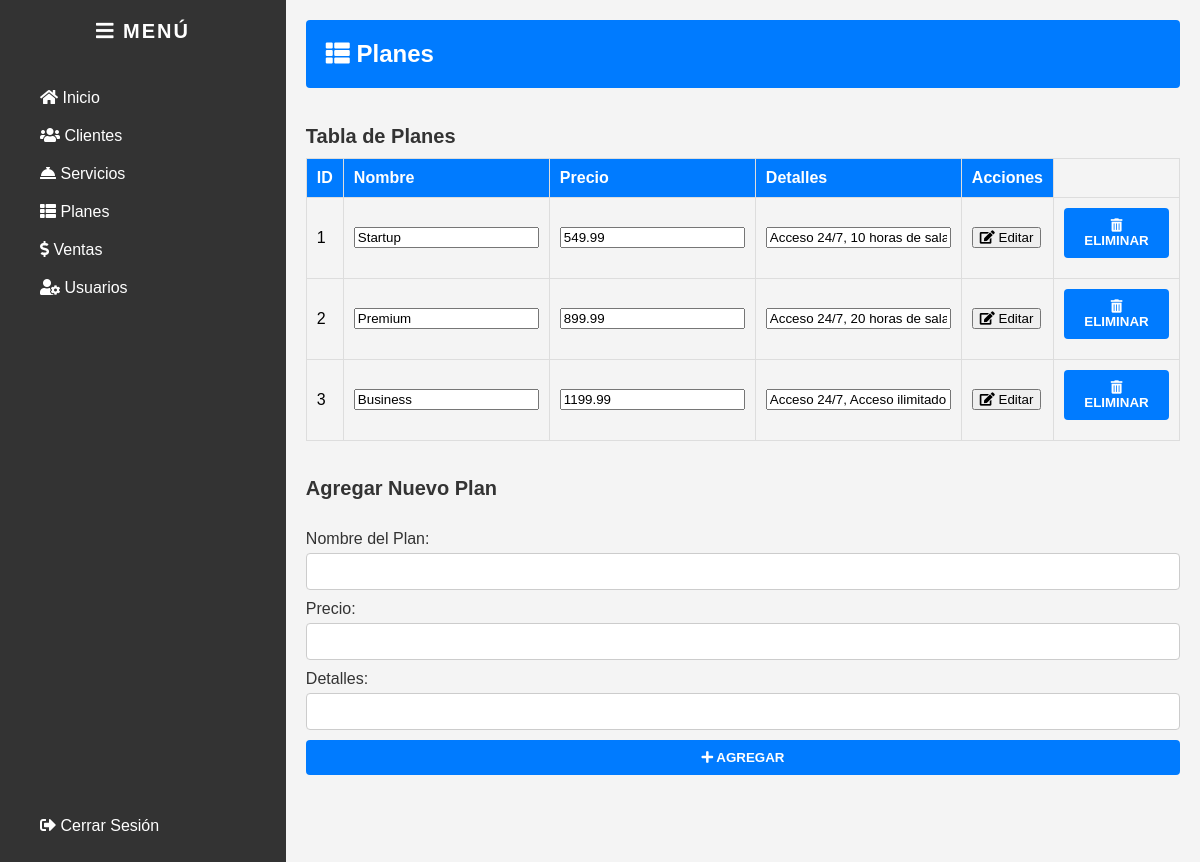
Before: /interfaces/Plan.php with the older database file.
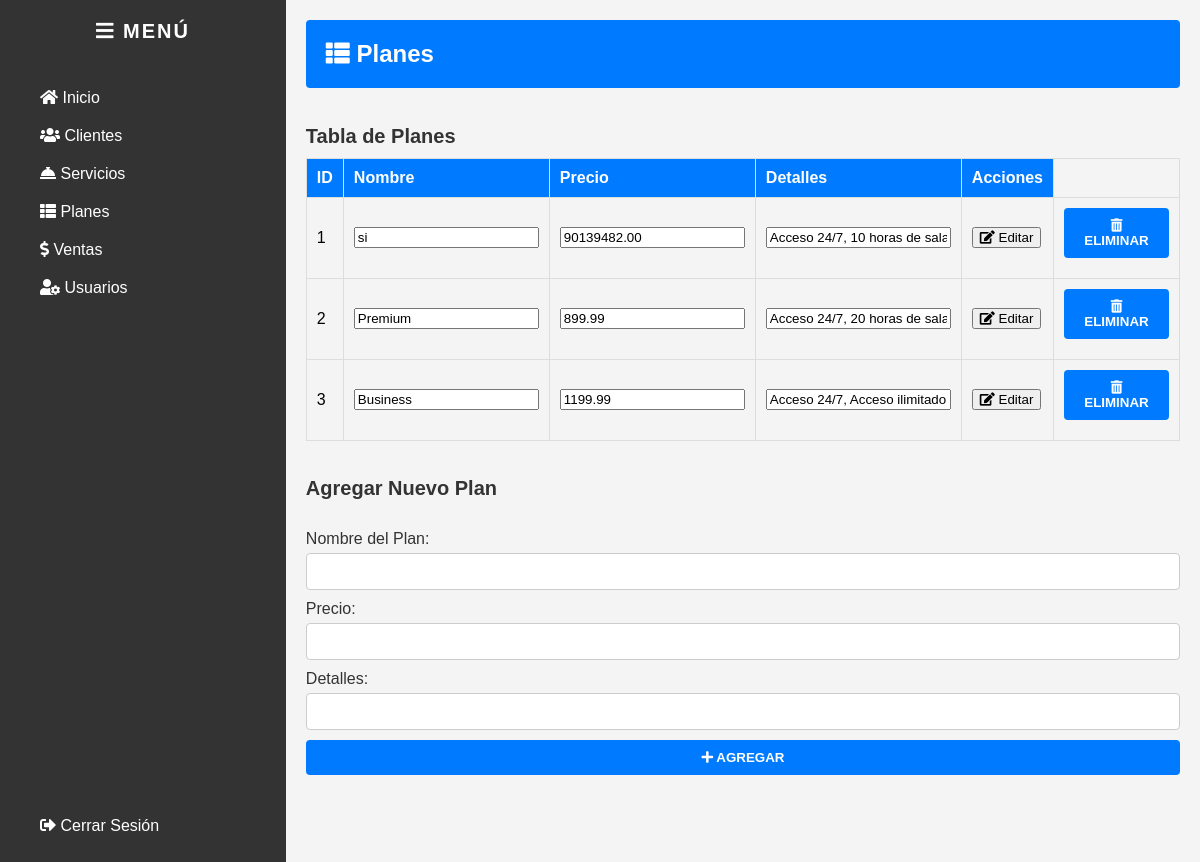
After: the same page with the newer database file.
### tables this page shows
CREATE TABLE `Planes` (
  `id` int NOT NULL AUTO_INCREMENT,
  `nombre` varchar(255) DEFAULT NULL,
  `precio` decimal(10,2) DEFAULT NULL,
  `detalles` text,
  PRIMARY KEY (`id`)
);

### interfaces/Plan.php (the view, shortened to what this page needs)
<?php
include '../controllers/conn.php';
$sql = "SELECT * FROM Planes";
$result = $con->query($sql);
?>
<!DOCTYPE html>
<html lang="es">
<head>
    <link rel="stylesheet" href="css/dashboard.css">
    <link rel="stylesheet" href="https://cdnjs.cloudflare.com/ajax/libs/font-awesome/5.15.1/css/all.min.css">
</head>
<body>
    <div class="dashboard">
        <div class="sidebar">
            <h3><i class="fas fa-bars"></i> Menú</h3>
            <ul>
                <li><a href="dashboard.php"><i class="fas fa-home"></i> Inicio</a></li>
                <li><a href="Clientes.php"><i class="fas fa-users"></i> Clientes</a></li>
                <li><a href="Servicios.php"><i class="fas fa-concierge-bell"></i> Servicios</a></li>
                <li><a href="Plan.php"><i class="fas fa-th-list"></i> Planes</a></li>
                <li><a href="ventas.php"><i class="fas fa-dollar-sign"></i> Ventas</a></li>
                <li><a href="users.php"><i class="fas fa-user-cog"></i> Usuarios</a></li>
                <li><a class="CerrarSesion" href="../controllers/logout.php"><i class="fas fa-sign-out-alt"></i> Cerrar Sesión</a></li>
            </ul>
        </div>
        <div class="main-content">
            <header>
                <h1><i class="fas fa-th-list"></i> Planes</h1>
            </header>
            <div class="content">
                <h2>Tabla de Planes</h2>
                <table>
                    <thead>
                        <tr>
                            <th>ID</th>
                            <th>Nombre</th>
                            <th>Precio</th>
                            <th>Detalles</th>
                            <th>Acciones</th>
                        </tr>
                    </thead>
                    <tbody>
                        <?php if ($result->num_rows > 0): ?>
                            <?php while($row = $result->fetch_assoc()): ?>
                                <tr>
                                    <form method="POST" style="display:inline;">
                                        <td><?php echo $row['id']; ?></td>
                                        <td><input type="text" name="edit_nombre" value="<?php echo $row['nombre']; ?>"></td>
                                        <td><input type="number" step="0.01" name="edit_precio" value="<?php echo $row['precio']; ?>"></td>
                                        <td><input type="text" name="edit_detalles" value="<?php echo $row['detalles']; ?>"></td>
                                        <td>
                                            <button type="submit"><i class="fas fa-edit"></i> Editar</button>
                                        </td>
                                    </form>
                                    <td>
                                        <form method="POST" style="display:inline;">
                                            <button type="submit" onclick="return confirm('¿Estás seguro de que deseas eliminar este registro?');">
                                                <i class="fas fa-trash-alt"></i> Eliminar
                                            </button>
                                        </form>
                                    </td>
                                </tr>
                            <?php endwhile; ?>
                        <?php else: ?>
                            <tr>
                                <td colspan="5">No hay registros</td>
                            </tr>
                        <?php endif; ?>
                    </tbody>
                </table>
                <h2>Agregar Nuevo Plan</h2>
                <form method="POST">
                    <label for="add_nombre">Nombre del Plan:</label>
                    <input type="text" id="add_nombre" name="add_nombre" required>
                    <label for="add_precio">Precio:</label>
                    <input type="number" step="0.01" id="add_precio" name="add_precio" required>
                    <label for="add_detalles">Detalles:</label>
                    <input type="text" id="add_detalles" name="add_detalles" required>
                    <button type="submit"><i class="fas fa-plus"></i> Agregar</button>
                </form>
            </div>
        </div>
    </div>
</body>
</html>

Changed rows visible on the page:
changed planes "Acceso 24/7, 10 horas de sala de reuniones, Internet de alta velocidad": edit_nombre "Startup" → "si"; edit_precio "549.99" → "90139482.00"
